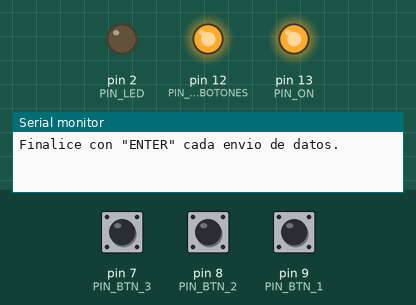
This sketch was run on a simulated Arduino Uno, built with avr-gcc and run on an emulated ATmega328P. Shown: output pins drawn as LEDs (lit = HIGH), the last lines printed to the serial monitor. Dashed ring = blinking. Inputs (shaded band) come from the test bench; at power-on: pin 7 (PIN_BTN_3) LOW, pin 8 (PIN_BTN_2) LOW, pin 9 (PIN_BTN_1) LOW. No radio packets arrive unless stated.

Above: at 1.2 s.
1.3 s: pin 7 (PIN_BTN_3) pulled HIGH for 1 s
At 1.57 s:
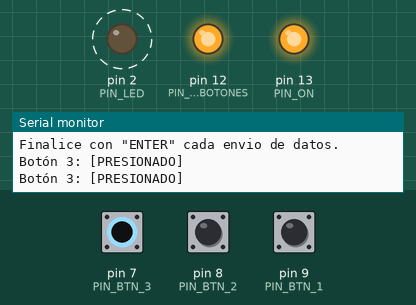
4.3 s: pin 8 (PIN_BTN_2) pulled HIGH for 3.2 s
At 8.3 s:
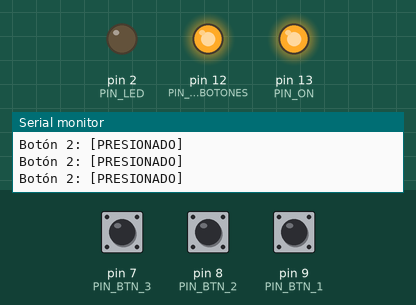
9.0 s: pin 7 (PIN_BTN_3) pulled HIGH for 3.2 s
At 9.29 s:
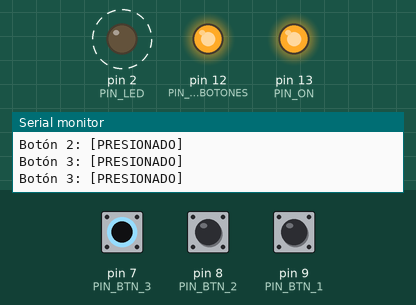
13.7 s: pin 9 (PIN_BTN_1) pulled HIGH for 3.2 s
At 14.0 s:
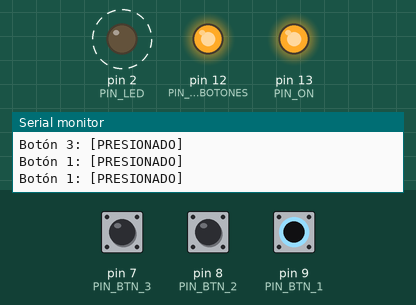
Timing chart, 0 to 18.3 s (numbered marks = the images above; inputs shaded):
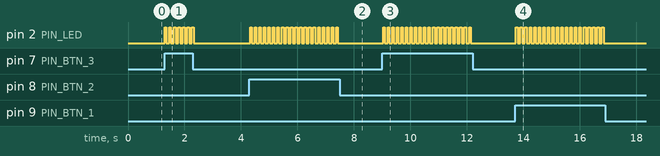

The sketch:

Emisor_switch.ino
```cpp
/*
CÓDIGO PARA EL EMISOR/SERVIDOR:
Descripcion proyecto:

Sistema capaz de enviar el caracter numérico escrito mediante el Monitor Serial.

Fecha:			15/07/2014
*/


// Librerias:
#include <VirtualWire.h>

// Declaraciones
#define PIN_ON 13
#define PIN_ACTIVACION_BOTONES 12

#define PIN_BTN_1 9 //digital 9
#define PIN_BTN_2 8 //digital 8
#define PIN_BTN_3 7 //digital 7

boolean vBtn_State1 = false;
boolean vBtn_State2 = false;
boolean vBtn_State3 = false;

#define PIN_LED 2

// Variables globales
char vDatos[100];
int i=0;

void setup()
{
  pinMode(PIN_ACTIVACION_BOTONES, OUTPUT);
  digitalWrite(PIN_ACTIVACION_BOTONES, HIGH);

  pinMode(PIN_BTN_1, INPUT);
  pinMode(PIN_BTN_2, INPUT);
  pinMode(PIN_BTN_3, INPUT);
  digitalWrite(PIN_BTN_1, LOW);
  digitalWrite(PIN_BTN_2, LOW);
  digitalWrite(PIN_BTN_3, LOW);

  pinMode(PIN_LED, OUTPUT);
  digitalWrite(PIN_LED, LOW);
  Serial.begin(9600);	// Abre el puerto serie a 9600 bps

  vw_set_tx_pin(3);
  vw_setup(2000);	// Abre el puerto RF a 2000 bps

  Serial.println("Finalice con \"ENTER\" cada envio de datos.");

  pinMode(PIN_ON, OUTPUT);
  digitalWrite(PIN_ON, HIGH);
}

void loop()
{
  /*
  // Indica cuantos caracteres hay en el buffer:
  if( Serial.available() > 0)
  {
    // Cada vez que se lee un carácter se guarda en nuestro array
    // y se descuenta del buffer.
    //cadena[i] = Serial.read();
    //i++;
    vDatos[i] = Serial.read();
    i++;
  }

  switch(vDatos[0])
  {
   case '1':
      EnviarDatos();
   break;

   case '2':
     EnviarDatos();
   break;

   case '3':
     EnviarDatos();
   break;

   default:
     i = 0;
   break;

  }
  */

  delay(100);

  vBtn_State1 = digitalRead(PIN_BTN_1);
  vBtn_State2 = digitalRead(PIN_BTN_2);
  vBtn_State3 = digitalRead(PIN_BTN_3);

  if (vBtn_State1 == true)
  {
    Serial.println("Botón 1: [PRESIONADO]");
    vDatos[0] = '1';
    vDatos[1] = '\0';
    EnviarDatos();
  }

  if (vBtn_State2 == true)
  {
    Serial.println("Botón 2: [PRESIONADO]");
    vDatos[0] = '2';
    vDatos[1] = '\0';
    EnviarDatos();
  }

  if (vBtn_State3 == true)
  {
    Serial.println("Botón 3: [PRESIONADO]");
    vDatos[0] = '3';
    vDatos[1] = '\0';
    EnviarDatos();
  }

}

void EnviarDatos()
{
  digitalWrite(PIN_LED, HIGH);

  //cadena[i] = '\0';	// Se añade fin de linea al array (string)
  //vDatos[i] = '\0';
  i = 0;
  vw_send((byte *)vDatos, strlen(vDatos)); // Se envía el texto.
  vw_wait_tx();
  digitalWrite(PIN_LED, LOW);
}
```

Measured:
- after the input at 1.3 s, pin 2 (PIN_LED): alternates HIGH for 0.06 s and LOW for 0.10 s, 14 changes in all, then stays LOW, starting at once
- after the input at 4.3 s, pin 2 (PIN_LED): alternates HIGH for 0.06 s and LOW for 0.10 s, 40 changes in all, then stays LOW, starting at once
- after the input at 9.0 s, pin 2 (PIN_LED): alternates HIGH for 0.06 s and LOW for 0.10 s, 40 changes in all, then stays LOW, starting at once
- after the input at 13.7 s, pin 2 (PIN_LED): alternates HIGH for 0.06 s and LOW for 0.10 s, 40 changes in all, then stays LOW, starting at once
